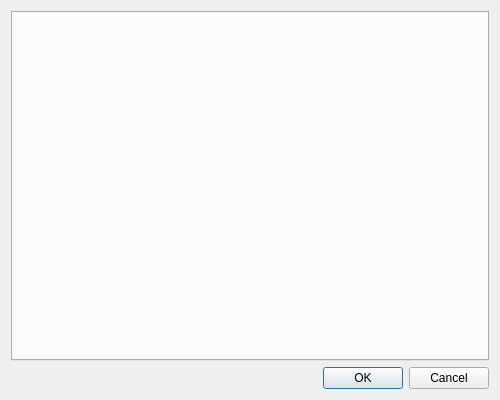
<?xml version="1.0" encoding="UTF-8"?>
<ui version="4.0">
 <class>RemoteAuthorizations</class>
 <widget class="QDialog" name="RemoteAuthorizations">
  <property name="geometry">
   <rect>
    <x>0</x>
    <y>0</y>
    <width>500</width>
    <height>400</height>
   </rect>
  </property>
  <property name="sizePolicy">
   <sizepolicy hsizetype="Fixed" vsizetype="Fixed">
    <horstretch>0</horstretch>
    <verstretch>0</verstretch>
   </sizepolicy>
  </property>
  <property name="minimumSize">
   <size>
    <width>500</width>
    <height>400</height>
   </size>
  </property>
  <property name="maximumSize">
   <size>
    <width>500</width>
    <height>400</height>
   </size>
  </property>
  <property name="windowTitle">
   <string>Authorizations</string>
  </property>
  <property name="windowIcon">
   <iconset resource="resources.qrc">
    <normaloff>:/assets/images/app-actions/auth.png</normaloff>:/assets/images/app-actions/auth.png</iconset>
  </property>
  <layout class="QVBoxLayout" name="verticalLayout">
   <item>
    <widget class="QTabWidget" name="tabGrpAuth"/>
   </item>
   <item>
    <widget class="QDialogButtonBox" name="buttonBox">
     <property name="orientation">
      <enum>Qt::Horizontal</enum>
     </property>
     <property name="standardButtons">
      <set>QDialogButtonBox::Cancel|QDialogButtonBox::Ok</set>
     </property>
    </widget>
   </item>
  </layout>
 </widget>
 <resources>
  <include location="resources.qrc"/>
 </resources>
 <connections>
  <connection>
   <sender>buttonBox</sender>
   <signal>accepted()</signal>
   <receiver>RemoteAuthorizations</receiver>
   <slot>accept()</slot>
   <hints>
    <hint type="sourcelabel">
     <x>248</x>
     <y>254</y>
    </hint>
    <hint type="destinationlabel">
     <x>157</x>
     <y>274</y>
    </hint>
   </hints>
  </connection>
  <connection>
   <sender>buttonBox</sender>
   <signal>rejected()</signal>
   <receiver>RemoteAuthorizations</receiver>
   <slot>reject()</slot>
   <hints>
    <hint type="sourcelabel">
     <x>316</x>
     <y>260</y>
    </hint>
    <hint type="destinationlabel">
     <x>286</x>
     <y>274</y>
    </hint>
   </hints>
  </connection>
 </connections>
</ui>
